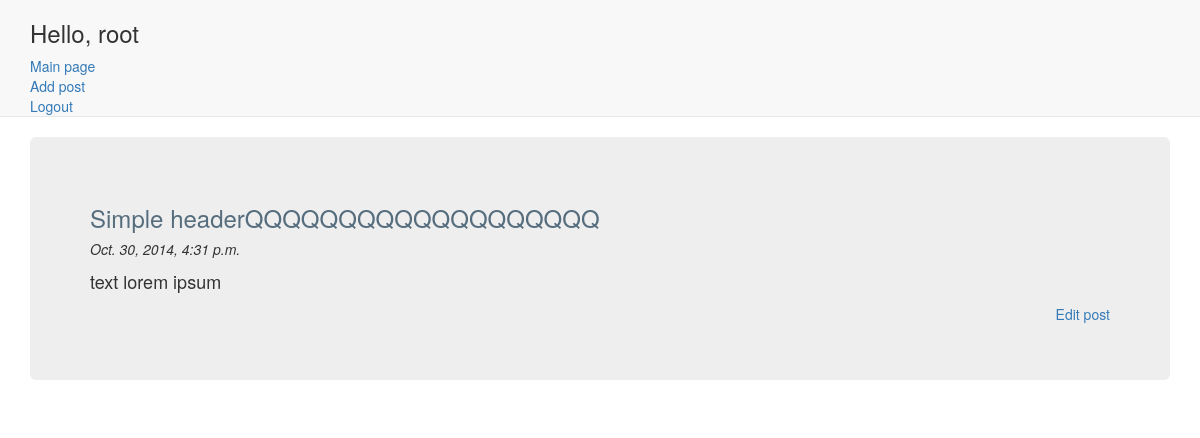
Page /posts/1 (signed in) on the earlier database version.
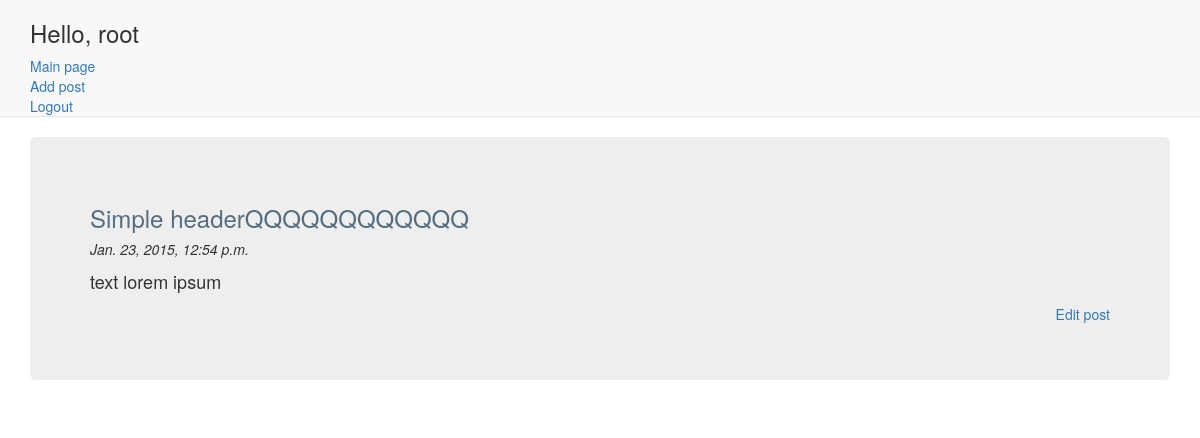
Same page on the later database version.
### main/models.py (models this page shows)
class Post(models.Model):
	header = models.CharField(max_length=255)
	text = models.TextField()
	when = models.DateTimeField(auto_now=True)
	def __unicode__(self):
	    return u'{} at {}'.format(self.header, self.when)
	def shorten_post(self):
		post_len = len(self.text)
		if post_len > 500:
			return self.text[:500]+'<font size="2.9">...<a href="/posts/{}/">read more</a></font>'.format(self.id)
		else:
			return self.text

### main/views.py (the view)
# urls.py: url(r'^posts/(\d+)/?', SinglePost.as_view()),
class SinglePost(View):
    def get(self, request, id):
        post = Post.objects.get(id=id)
        return HttpResponse(render(request, 'single_post.html', {'post': post}))

### main/templates/single_post.html
{% extends "base.html" %}
{%  block content %}
    <section class="container">
        <div class="jumbotron">
            <h3 style="color:#566D7E">{{ post.header }}</h3>
            <h5><i>{{ post.when }}</i></h5>
            <p><h4>{{ post.text|safe }}</h4></p>
        {% if user.is_authenticated %}
                <div style="text-align: right;">
                    <a href="/posts/{{ post.id}}/edit/"><h5>Edit post</h5></a>
                </div>
            {% endif %}</div>
    </section>
{%  endblock content %}

Differences in the rows shown:
changed Post "text lorem ipsum": header "Simple headerQQQQQQQQQQQQQQQQQQQ" → "Simple headerQQQQQQQQQQQQ"; when "Oct. 30, 2014, 4:31 p.m." → "Jan. 23, 2015, 12:54 p.m."
